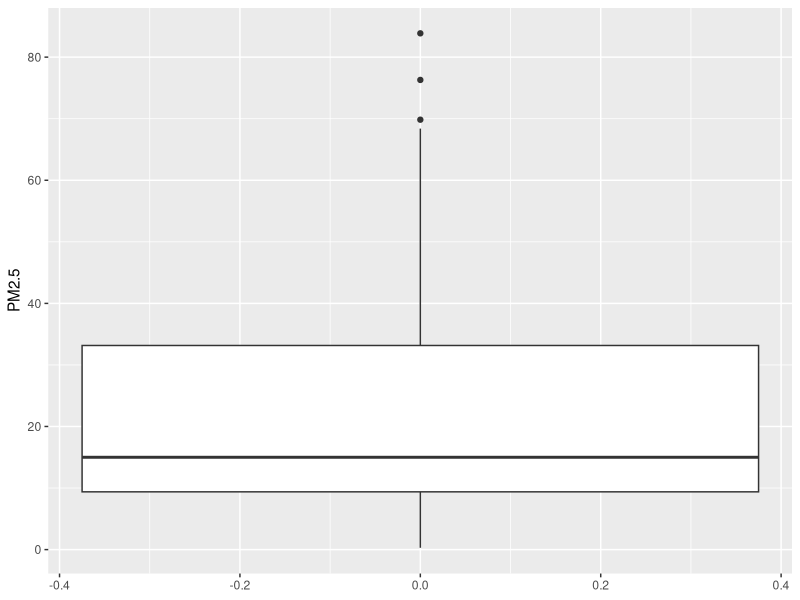
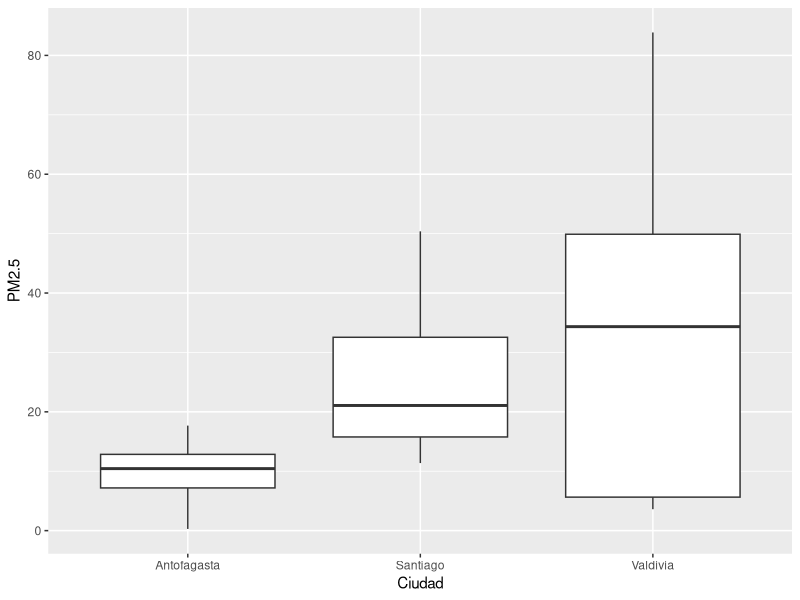
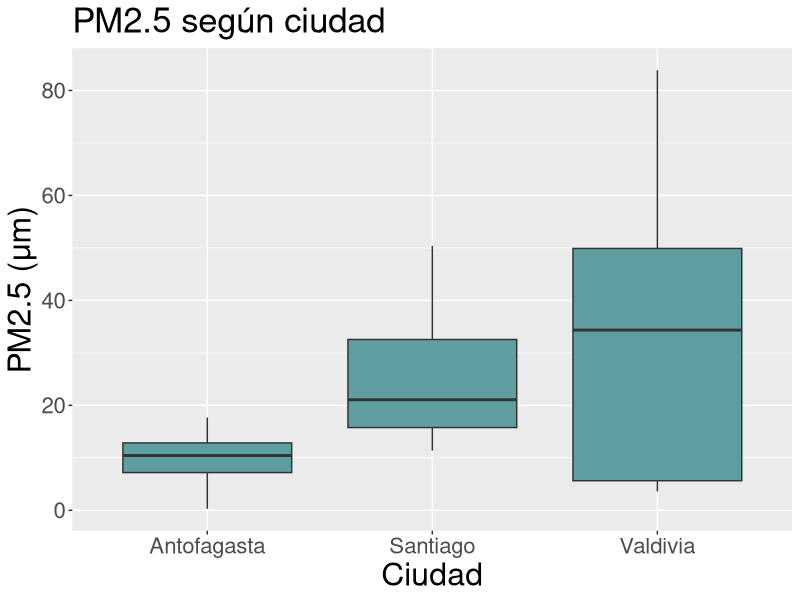
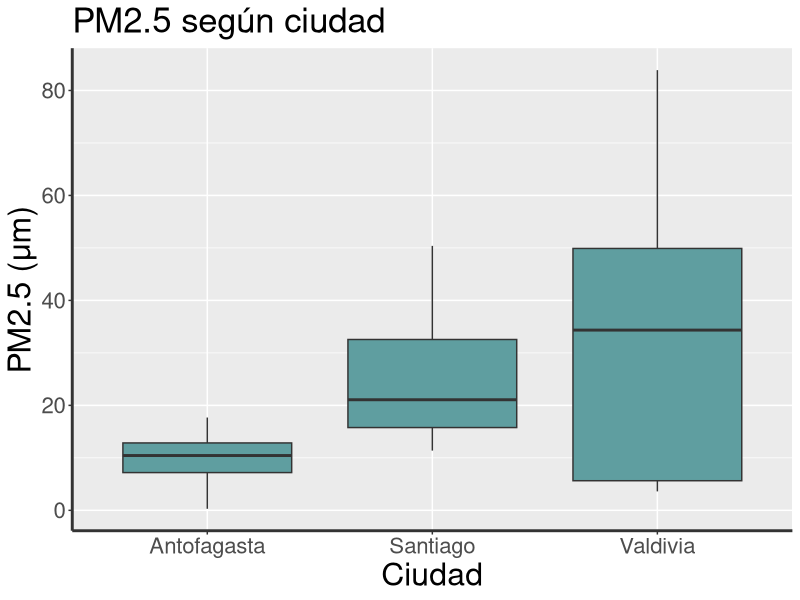
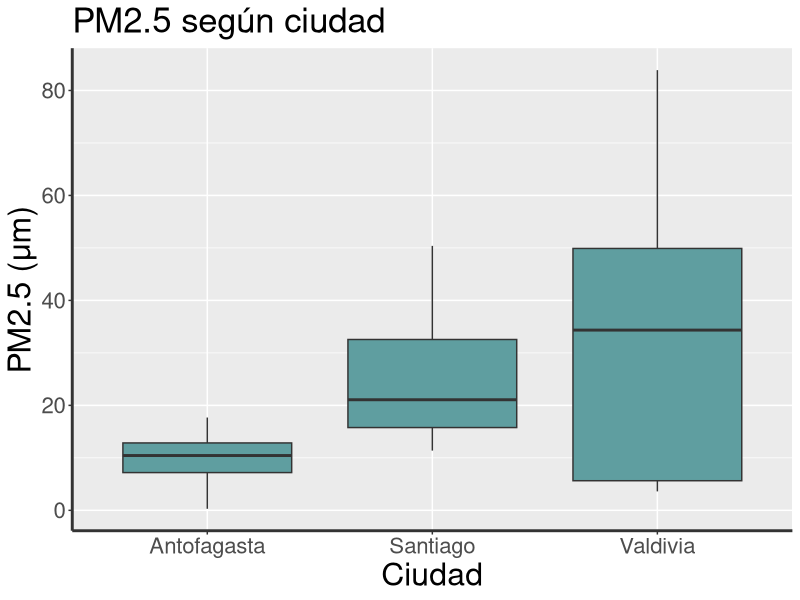

Reproduce these figures in R, in order.
## ---- chunk 1
knitr::opts_chunk$set(collapse = TRUE)
## ---- chunk 2
library(ggplot2)
## ---- chunk 3
library(readr)
MaterialParticulado <- read_delim("MaterialParticulado.txt", 
delim = "\t", escape_double = FALSE, 
col_types = cols(Year = col_factor(levels = c("2018", "2019", "2020", "2021")), Mes = col_factor(levels = c("1", "2", "3", "4", "5", "6", "7", "8", 
"9", "10", "11", "12"))), trim_ws = TRUE)
## ---- chunk 4
library(dplyr)

glimpse(MaterialParticulado)
## ---- chunk 5
ggplot(data=MaterialParticulado, mapping =aes(y=PM2.5))+
      geom_boxplot()
## ---- chunk 6
ggplot(data=MaterialParticulado, mapping =aes(x=Ciudad, y=PM2.5))+
      geom_boxplot()
## ---- chunk 7
ggplot(data=MaterialParticulado, mapping =aes(x=Ciudad, y=PM2.5))+
      geom_boxplot(fill="#5F9EA0")+
  labs(title="PM2.5 según ciudad",
       y="PM2.5 (μm)", x="Ciudad")+
  theme(axis.text =element_text(size=16),
        axis.title=element_text(size=23),
        plot.title=element_text(size=25))
## ---- chunk 8
ggplot(data=MaterialParticulado, mapping =aes(x=Ciudad, y=PM2.5))+
      geom_boxplot(fill="#5F9EA0")+
  labs(title="PM2.5 según ciudad",
       y="PM2.5 (μm)", x="Ciudad")+
  theme(axis.text =element_text(size=16),
        axis.title=element_text(size=23),
        plot.title=element_text(size=25),
        axis.line = element_line(color = "#333333",size = 1, linetype = "solid"))
## ---- chunk 9
ggplot(data=MaterialParticulado, mapping =aes(x=Ciudad, y=PM2.5))+
      geom_boxplot(fill="#5F9EA0")+
  labs(title="PM2.5 según ciudad",
       y="PM2.5 (μm)", x="Ciudad")+
  theme(axis.text =element_text(size=16),
        axis.title=element_text(size=23),
        plot.title=element_text(size=25),
        axis.line = element_line(color = "#333333",size = 1, linetype = "solid"))
